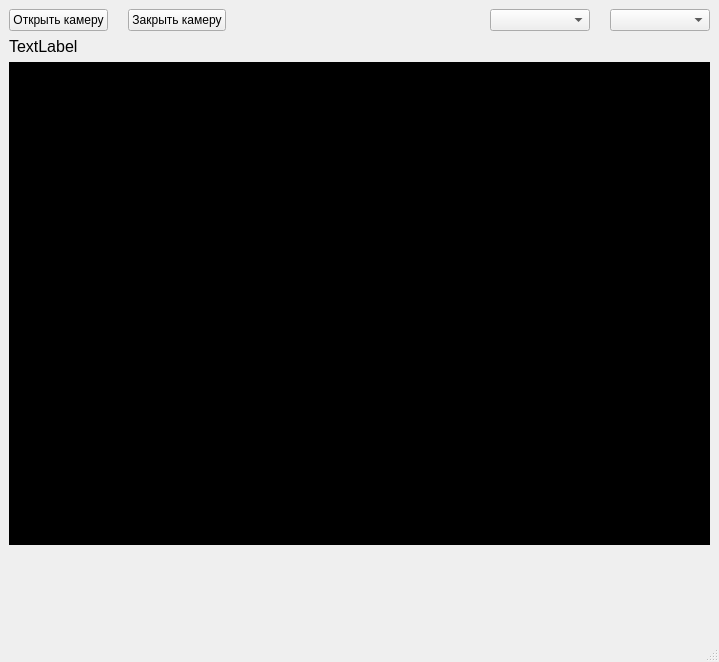
<?xml version="1.0" encoding="UTF-8"?>
<ui version="4.0">
 <class>MainWindow</class>
 <widget class="QMainWindow" name="MainWindow">
  <property name="geometry">
   <rect>
    <x>0</x>
    <y>0</y>
    <width>719</width>
    <height>662</height>
   </rect>
  </property>
  <property name="windowTitle">
   <string>MainWindow</string>
  </property>
  <widget class="QWidget" name="centralwidget">
   <layout class="QVBoxLayout" name="verticalLayout">
    <item>
     <layout class="QHBoxLayout" name="horizontalLayout">
      <property name="spacing">
       <number>20</number>
      </property>
      <item>
       <widget class="QPushButton" name="Btn_OpenCamera">
        <property name="sizePolicy">
         <sizepolicy hsizetype="Fixed" vsizetype="Fixed">
          <horstretch>0</horstretch>
          <verstretch>0</verstretch>
         </sizepolicy>
        </property>
        <property name="text">
         <string>Открыть камеру</string>
        </property>
       </widget>
      </item>
      <item>
       <widget class="QPushButton" name="Btn_CloseCamera">
        <property name="sizePolicy">
         <sizepolicy hsizetype="Fixed" vsizetype="Fixed">
          <horstretch>0</horstretch>
          <verstretch>0</verstretch>
         </sizepolicy>
        </property>
        <property name="text">
         <string>Закрыть камеру</string>
        </property>
       </widget>
      </item>
      <item>
       <spacer name="horizontalSpacer">
        <property name="orientation">
         <enum>Qt::Horizontal</enum>
        </property>
        <property name="sizeHint" stdset="0">
         <size>
          <width>40</width>
          <height>20</height>
         </size>
        </property>
       </spacer>
      </item>
      <item>
       <widget class="QComboBox" name="comboBox_Resolution">
        <property name="minimumSize">
         <size>
          <width>100</width>
          <height>0</height>
         </size>
        </property>
       </widget>
      </item>
      <item>
       <widget class="QComboBox" name="comboBox_FPS">
        <property name="minimumSize">
         <size>
          <width>100</width>
          <height>0</height>
         </size>
        </property>
       </widget>
      </item>
     </layout>
    </item>
    <item>
     <widget class="QLabel" name="Label_VideoName">
      <property name="sizePolicy">
       <sizepolicy hsizetype="Fixed" vsizetype="Fixed">
        <horstretch>0</horstretch>
        <verstretch>0</verstretch>
       </sizepolicy>
      </property>
      <property name="font">
       <font>
        <pointsize>12</pointsize>
       </font>
      </property>
      <property name="text">
       <string>TextLabel</string>
      </property>
     </widget>
    </item>
    <item>
     <widget class="QWidget" name="ManualVideoWidget" native="true">
      <property name="minimumSize">
       <size>
        <width>480</width>
        <height>480</height>
       </size>
      </property>
      <property name="autoFillBackground">
       <bool>false</bool>
      </property>
      <property name="styleSheet">
       <string notr="true">background: rgb(0, 0, 0)</string>
      </property>
     </widget>
    </item>
    <item>
     <layout class="QHBoxLayout" name="horizontalLayout_2" stretch="0,0,0">
      <property name="spacing">
       <number>0</number>
      </property>
      <property name="sizeConstraint">
       <enum>QLayout::SetDefaultConstraint</enum>
      </property>
      <item>
       <widget class="QPushButton" name="BTN_StartRecord">
        <property name="enabled">
         <bool>true</bool>
        </property>
        <property name="sizePolicy">
         <sizepolicy hsizetype="Fixed" vsizetype="Fixed">
          <horstretch>0</horstretch>
          <verstretch>0</verstretch>
         </sizepolicy>
        </property>
        <property name="minimumSize">
         <size>
          <width>80</width>
          <height>80</height>
         </size>
        </property>
        <property name="maximumSize">
         <size>
          <width>80</width>
          <height>80</height>
         </size>
        </property>
        <property name="baseSize">
         <size>
          <width>80</width>
          <height>80</height>
         </size>
        </property>
        <property name="acceptDrops">
         <bool>false</bool>
        </property>
        <property name="autoFillBackground">
         <bool>false</bool>
        </property>
        <property name="text">
         <string/>
        </property>
        <property name="icon">
         <iconset>
          <normaloff>../../../../Work/Prog/Rehabilitation/ScoreService/DesktopUi/icons/btn_play.png</normaloff>../../../../Work/Prog/Rehabilitation/ScoreService/DesktopUi/icons/btn_play.png</iconset>
        </property>
        <property name="iconSize">
         <size>
          <width>96</width>
          <height>96</height>
         </size>
        </property>
        <property name="checkable">
         <bool>false</bool>
        </property>
        <property name="autoDefault">
         <bool>false</bool>
        </property>
        <property name="default">
         <bool>false</bool>
        </property>
        <property name="flat">
         <bool>true</bool>
        </property>
       </widget>
      </item>
      <item>
       <widget class="QPushButton" name="BTN_FinishRecord">
        <property name="enabled">
         <bool>false</bool>
        </property>
        <property name="sizePolicy">
         <sizepolicy hsizetype="Fixed" vsizetype="Fixed">
          <horstretch>0</horstretch>
          <verstretch>0</verstretch>
         </sizepolicy>
        </property>
        <property name="minimumSize">
         <size>
          <width>80</width>
          <height>80</height>
         </size>
        </property>
        <property name="maximumSize">
         <size>
          <width>80</width>
          <height>80</height>
         </size>
        </property>
        <property name="text">
         <string/>
        </property>
        <property name="icon">
         <iconset>
          <normaloff>../../../../Work/Prog/Rehabilitation/ScoreService/DesktopUi/icons/btn_stop.png</normaloff>../../../../Work/Prog/Rehabilitation/ScoreService/DesktopUi/icons/btn_stop.png</iconset>
        </property>
        <property name="iconSize">
         <size>
          <width>96</width>
          <height>96</height>
         </size>
        </property>
        <property name="flat">
         <bool>true</bool>
        </property>
       </widget>
      </item>
      <item>
       <widget class="QPushButton" name="BTN_PauseRecord">
        <property name="enabled">
         <bool>false</bool>
        </property>
        <property name="sizePolicy">
         <sizepolicy hsizetype="Fixed" vsizetype="Fixed">
          <horstretch>0</horstretch>
          <verstretch>0</verstretch>
         </sizepolicy>
        </property>
        <property name="minimumSize">
         <size>
          <width>80</width>
          <height>80</height>
         </size>
        </property>
        <property name="maximumSize">
         <size>
          <width>80</width>
          <height>80</height>
         </size>
        </property>
        <property name="text">
         <string/>
        </property>
        <property name="icon">
         <iconset>
          <normaloff>../../../../Work/Prog/Rehabilitation/ScoreService/DesktopUi/icons/btn_pause.png</normaloff>../../../../Work/Prog/Rehabilitation/ScoreService/DesktopUi/icons/btn_pause.png</iconset>
        </property>
        <property name="iconSize">
         <size>
          <width>96</width>
          <height>96</height>
         </size>
        </property>
        <property name="flat">
         <bool>true</bool>
        </property>
       </widget>
      </item>
     </layout>
    </item>
   </layout>
  </widget>
  <widget class="QStatusBar" name="statusbar"/>
 </widget>
 <resources/>
 <connections/>
</ui>
